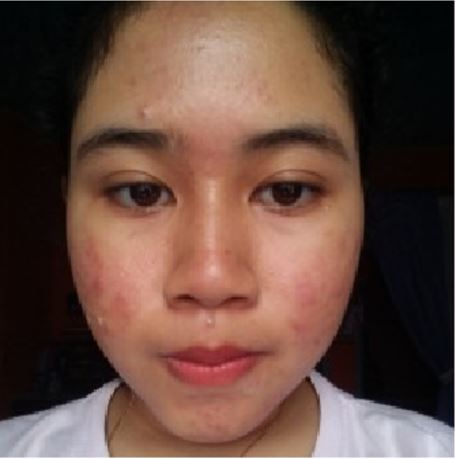
%> input picture NoGUI/merah.JPG, 455 x 459 px
$ octave NoGUI.m   (GNU Octave 9; MATLAB toolbox functions it lacks are replaced by stand-ins)
%> lines starting %> are read from the running program, lines starting %| are printed output that depends on the picture; in (x1, y1, x2, y2) boxes, pixels count from 0 and x2, y2 are one past the last pixel; in counts of white or black regions, pixels touching at a corner belong together; the program's own positions count from 1
citra = imread('merah.jpg');
%> citra is the input picture: size 459x455x3 uint8; mean R, G, B 102.2, 73.9, 63.5
% ---Kode Program Resize Foto---

[bar, kol] = size(citra);
%> bar = 459; kol = 1365

if (bar > kol)
    maxLength = bar;
    if(maxLength >= 500)
        citra = imresize(citra, [480 NaN]);
    end
else
    maxLength = kol;
%> maxLength = 1365
    if(maxLength >= 500)
        citra = imresize(citra, [NaN 480]);
%> citra: size 485x480x3 uint8
    end
end

%--- Kode Program Segmentasi Kulit---
%Segemntasi dengan HSV

[bar, kol, dlm] = size(citra);
%> bar = 485; kol = 480; dlm = 3
citrahsv = rgb2hsv(citra);
%> citrahsv: size 485x480x3 double; mean H, S, V 0.23, 0.456, 0.406

hue = citrahsv(:,:,1);
sat = citrahsv(:,:,2);
val = citrahsv(:,:,3);
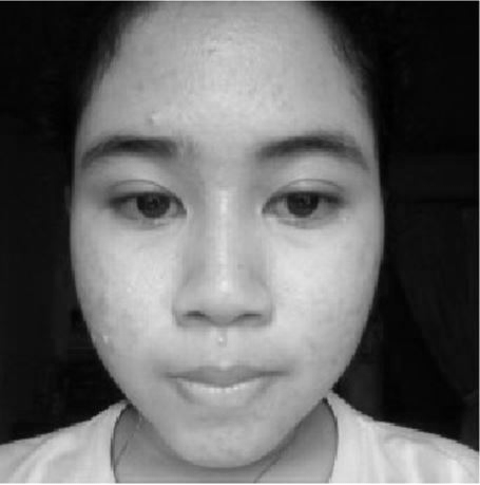
%> val: size 485x480 double; min 0, max 1, mean 0.406

filterByHS= uint8(zeros(bar, kol, dlm));
for i = 1 : bar
    for j = 1 : kol
        if (hue(i, j) <= 0.25 && sat(i, j) >= 0.15 && sat(i, j) <= 0.9)
            filterByHS(i, j, :) = citra(i, j, :);
        end
    end
end
%> filterByHS: size 485x480x3 uint8; mean H, S, V 86.3, 59.1, 47.4

%--- Kode Program Clustering K-Means ---
%Clustering dengan HSV
hs = double(citrahsv(:,:,1:2));
nbar = size (hs,1);
%> nbar = 485
nkol = size (hs,2);
%> nkol = 480
hs = reshape(hs,nbar*nkol,2);

%Membagi kedalam beberapa cluster
nColors = 3; %banyak clustering
[cluster_idx,cluster_center] = kmeans(hs, nColors,'distance','sqEuclidean','Replicates',3);
%> cluster_center = [0.133 0.781; 0.682 0.324; 0.0533 0.433]
pixel_labels = reshape(cluster_idx,nbar,nkol);
%> pixel_labels: size 485x480 double; 3 distinct labels, from 1 to 3

%Menampilkan hasil segmentasi
segmented_images = cell(1,3);
rgb_label = repmat(pixel_labels,[1 1 3]);
for k = 1:nColors
     color = citra;
     color(rgb_label ~= k ) = 0;
     segmented_images{k} = color;
end
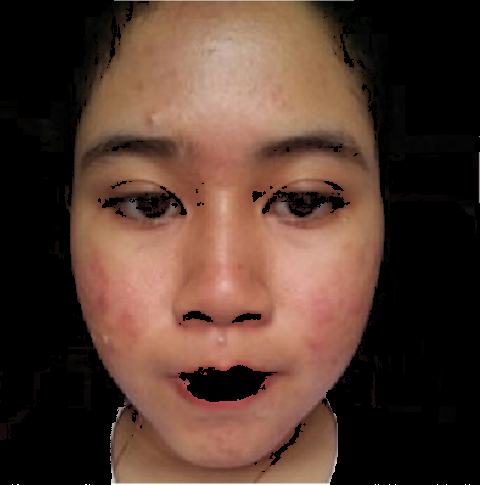
%> color: size 485x480x3 uint8; mean R, G, B 84.6, 58.8, 47.4
%> after the loop, segmented_images = 3 items

%Menghitung cluster terbanyak pada daerah wajah
clusterCount = zeros(nColors);
for i = 1:nbar
     for j = 1:nkol
         if filterByHS(i, j, :) ~= 0
             clusterCount (pixel_labels(i,j)) = clusterCount(pixel_labels(i,j)) + 1;
         end
     end
end
%> after the loop, clusterCount = [24388 0 0; 0 0 0; 130975 0 0]
[maxVal, maxClusterIndex] = max(clusterCount);
%> maxVal = [130975 0 0]; maxClusterIndex = [3 1 1]
figure,imshow(segmented_images{maxClusterIndex(1)}),
title(strcat(['Objects in Cluster ',num2str(maxClusterIndex(1))]));

%--- Kode Program Imfill ---
%imfill untuk meminimalisir lubang-lubang pada gambar
citraRgb = rgb2gray(segmented_images{maxClusterIndex(1)});
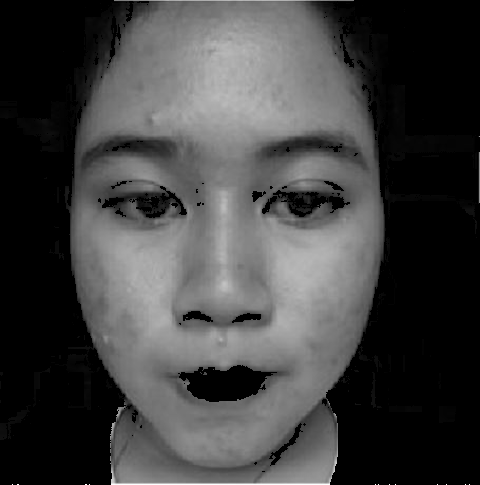
%> citraRgb: size 485x480 uint8; min 0, max 255, mean 65.2
level = graythresh(citraRgb);
%> level = 0.251
citraImfil = imbinarize(citraRgb);
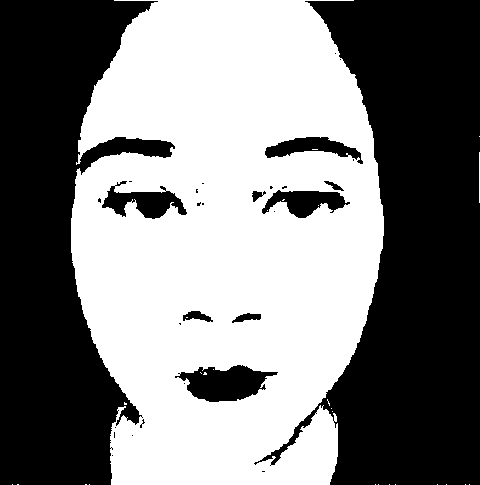
%> citraImfil: size 485x480 logical; 50.3% white; 30 black regions (20 under 20 px), largest, box (x1, y1, x2, y2) and area: (254, 0, 480, 485) 60299, (0, 0, 175, 485) 48390, (175, 365, 278, 402) 2307
citraImfil = imfill(citraImfil, 'holes');
%> citraImfil: size 485x480 logical; 53.3% white; 2 black regions, box (x1, y1, x2, y2) and area: (254, 0, 480, 485) 60297, (0, 0, 175, 485) 48385

%--- Kode Program Mengubah Citra Menjadi Berwarna ---
%--- Ekstraksi Ciri (Metode Redness) ---
%mengubah citra menjadi gambar warna
citraImfilWarna = zeros(bar,kol,3);

for i = 1 : bar
    for j = 1 : kol
        if (citraImfil(i,j) > 0)
            citraImfilWarna(i,j,:)=citra(i,j,:);
        end
    end
end

citraImfilWarna=uint8(citraImfilWarna);
%> citraImfilWarna: size 485x480x3 uint8

figure,
subplot (1,2,1), imshow(citra),
subplot (1,2,2), imshow(citraImfilWarna);

%--- Kode Program Metode Redness ---
%metode redness
%mengambil nilai RGB per layer
I = im2double(citraImfilWarna);
R = I(:,:,1);
G = I(:,:,2);
B = I(:,:,3);

%mencari redness per pixel
redness = zeros(bar,kol);
for i = 1 : bar
    for j = 1 : kol
        redness(i,j) = max(0,((2*R(i,j))-(G(i,j)+B(i,j)))/R(i,j))^2;
    end
end
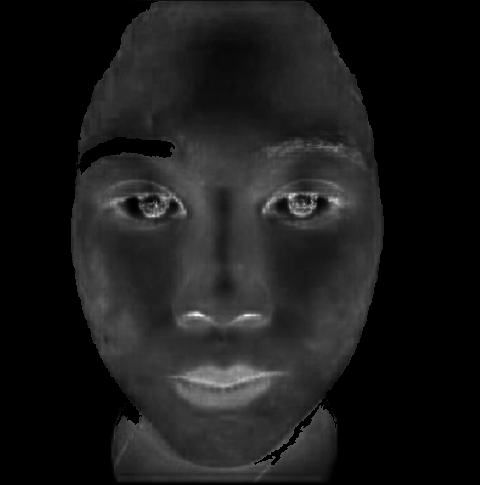
%> redness: size 485x480 double; min 0, max 3.2, mean 0.333; drawn with min black and max white

%--- Kode Program Penandaan Kemerahan dengan Threshold
%seleksi bagian wajah yang lebih dari threshold dikategorikan kemerahan
threshold = median(redness);
%> threshold = 480 values, max 0.769 at index 203, min 0 at index 1, mean 0.319
citraMerahWarna = citraImfilWarna;
for i = 1 : bar
    for j = 1 : kol
        if redness(i,j) > threshold
            citraMerahWarna(i,j,:)=[255, 0, 0,];
        end
    end
end
%> citraMerahWarna: size 485x480x3 uint8; mean R, G, B 98.8, 48.9, 39.7
figure,
subplot(1,3,1),imshow(citraImfilWarna), title('Citra Asli');
subplot(1,3,2),imshow(redness), title('Deteksi Redness');
subplot(1,3,3),imshow(citraMerahWarna), title('Menandai Bagian Redness');

figure, imshow(citraImfil), title('Citra Biner');

%--- Kode Program Perbaikan Citra(Filtering) ---
gray = rgb2gray(citraMerahWarna);
gaussian = imgaussfilt(gray);
figure, imshow(gaussian), title('Filter Gaussian');

%--- Kode Program Eliminasi Indeks ---
%--- Ekstraksi ciri (Luas dan Warna) ---
%Eliminasi Indeks
rednessBiner = zeros(bar,kol);
elIndex = zeros(bar, kol);
for i = 1 : bar
    for j = 1 : kol
        if gaussian(i,j) == 76
            rednessBiner(i,j) = citraMerahWarna(i,j);
        if redness(i,j) < 1
            elIndex(i,j) = rednessBiner(i,j);
        end
        end
    end
end

figure,
subplot(1,2,1), imshow(rednessBiner), title('Citra Redness Biner');
subplot(1,2,2), imshow(elIndex), title('Eliminasi Indeks');

%--- Kode Program Ekstraksi Ciri Luas ---
%seleksi luas
candidate = logical(elIndex);
%> candidate: size 485x480 logical; 6.2% white; 275 white regions (243 under 20 px), largest, box (x1, y1, x2, y2) and area: (158, 146, 246, 323) 3796, (80, 252, 137, 355) 2039, (227, 146, 291, 237) 1733
[labeledCandidate, numberOfCandidates] = bwlabel(candidate, 8);
%> labeledCandidate: size 485x480 double; 276 distinct labels, from 0 to 275
%> numberOfCandidates = 275

stats = regionprops(labeledCandidate, 'Area');
%> stats = 275 regions; largest, Area: 3796, 2039, 1733, 1136, 1090
allArea = [stats.Area];
%> allArea = 275 values, max 3796 at index 94, min 1 at index 1, mean 52.59

meanArea = mean(allArea);
%> meanArea = 52.59
stdArea = std(allArea);
%> stdArea = 301.7

indexBlob = find(allArea >= 91);
%> indexBlob = 19 values from 13 to 238
ambilBlob = ismember(labeledCandidate, indexBlob);

blobBW = ambilBlob > 0;
[labeledBlob, numberOfBlobs] = bwlabel(blobBW);
%> labeledBlob: size 485x480 double; 20 distinct labels, from 0 to 19
%> numberOfBlobs = 19

numberOfBlobs;

figure, imshow(labeledBlob), title('Eliminasi Luas Area');

%--- Kode Program Mean Intensity RGB ---
%Eliminasi berdasarkan warna RGB
red = citraImfilWarna(:, :, 1);
green = citraImfilWarna(:, :, 2);
blue = citraImfilWarna(:, :, 3);

r = regionprops(labeledBlob, red, 'MeanIntensity');
%> r = 19 regions; first 5, MeanIntensity: 160, 107.1, 126.7, 115, 134.6
g = regionprops(labeledBlob, green, 'MeanIntensity');
%> g = 19 regions; first 5, MeanIntensity: 93.7, 65.91, 77.44, 70.98, 79.47
b = regionprops(labeledBlob, blue, 'MeanIntensity');
%> b = 19 regions; first 5, MeanIntensity: 77.16, 47.23, 59.07, 51.24, 63.68

fiturR = [r.MeanIntensity]';
%> fiturR = 19 values, max 174.8 at index 12, min 83.37 at index 19, mean 136.4
fiturG = [g.MeanIntensity]';
%> fiturG = 19 values, max 106.1 at index 12, min 52.73 at index 19, mean 81.56
fiturB = [b.MeanIntensity]';
%> fiturB = 19 values, max 81.76 at index 12, min 36.39 at index 19, mean 63.63
fiturRGB = [fiturR fiturG fiturB];
%> fiturRGB = 19 rows, first 12: [160 93.7 77.16; 107.1 65.91 47.23; 126.7 77.44 59.07; 115 70.98 51.24; 134.6 79.47 63.68; 158.7 95.83 73.81; 153.1 87.31 74.35; 162.2 91.67 77.07; 148.1 84.68 72.48; 146.4 89.63 66.39; 165.6 94.86 80.09; 174.8 106.1 81.76]

meanR = mean(fiturR);
%> meanR = 136.4
meanG = mean(fiturG);
%> meanG = 81.56
meanB = mean(fiturB);
%> meanB = 63.63

stdR = std(fiturR);
%> stdR = 25.24
stdG = std(fiturG);
%> stdG = 13.49
stdB = std(fiturB);
%> stdB = 13.67

indexKemerahan = [];
for i = 1 : numberOfBlobs
    if(fiturR(i) >= (meanR-stdR*1.32) && fiturR(i) <= (meanR+stdR*1.1) && fiturG(i) >= (meanG-stdG*1.32) && fiturG(i) <= (meanG+stdG*1.32) && fiturB(i) >= (meanB-stdB*1.32) && fiturB(i) <= (meanB+stdB*1.32))
    indexKemerahan = [indexKemerahan i];
    end
end
%> this loop made 19 passes
%> indexKemerahan on passes 1, 2, 3, 4, 5, 6, 7, 8, 9, 10, 13, 14: 1, [1 2], [1 2 3], [1 2 3 4], [1 2 3 4 5], [1 2 3 4 5 6], [1 2 3 4 5 6 7], [1 2 3 4 5 6 7 8], [1 2 3 4 5 6 7 8 9], [1 2 3 4 5 6 7 8 9 10], [1 2 3 4 5 6 7 8 9 10 13], [1 2 3 4 5 6 7 8 9 10 13 14]

kemerahanBW = ismember(labeledBlob, indexKemerahan);
figure,
subplot(1, 2, 1), imshow(labeledBlob), title('Eliminasi Candidate')
subplot(1, 2, 2), imshow(kemerahanBW), title('Eliminasi Berdasarkan Warna');

%mengubah kemerahanBW menjadi gambar warna
kemerahanWarna = zeros(bar,kol,3);
for i = 1 : bar
    for j = 1 : kol
        if(kemerahanBW(i,j) > 0)
            kemerahanWarna(i,j,:)=citraImfilWarna(i,j,:);
        end
    end
end
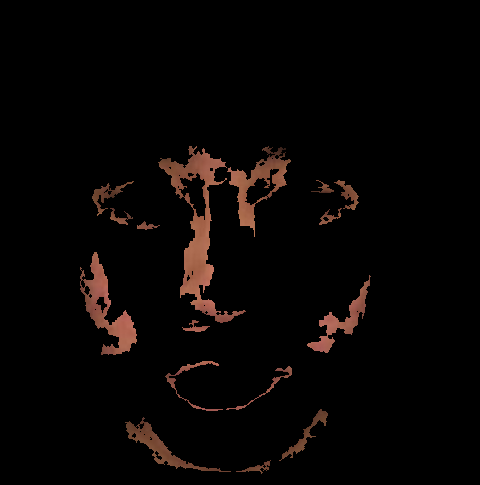
%> kemerahanWarna: size 485x480x3 double; mean R, G, B 7.7, 4.6, 3.6

kemerahanWarna=uint8(kemerahanWarna);
%> kemerahanWarna: size 485x480x3 uint8
figure,
subplot(1, 2, 1), imshow(citra), title('Citra Asli');
subplot(1, 2, 2), imshow(kemerahanWarna), title('kemerahanBW menjadi Warna');

%--- Kode Program Mean Intensity HSV ---
%meanintensity dengan HSV
kemerahanHSV= rgb2hsv(kemerahanWarna);
%> kemerahanHSV: size 485x480x3 double; mean H, S, V 0.00219, 0.0278, 0.0301
[kemerahanLabeledBlob, numberKemerahanOfBlobs] = bwlabel(kemerahanBW);
%> kemerahanLabeledBlob: size 485x480 double; 17 distinct labels, from 0 to 16
%> numberKemerahanOfBlobs = 16

hueKemerahan = kemerahanHSV(:, :, 1);
satKemerahan = kemerahanHSV(:, :, 2);
valKemerahan = kemerahanHSV(:, :, 3);

h = regionprops(kemerahanLabeledBlob, hueKemerahan, 'MeanIntensity');
%> h = 16 regions; first 5, MeanIntensity: 0.0332, 0.0515, 0.0445, 0.0515, 0.0371
s = regionprops(kemerahanLabeledBlob, satKemerahan, 'MeanIntensity');
%> s = 16 regions; first 5, MeanIntensity: 0.518, 0.559, 0.533, 0.555, 0.527
v = regionprops(kemerahanLabeledBlob, valKemerahan, 'MeanIntensity');
%> v = 16 regions; first 5, MeanIntensity: 0.628, 0.42, 0.497, 0.451, 0.528

fiturH = [h.MeanIntensity]';
%> fiturH = [0.0332; 0.0515; 0.0445; 0.0515; 0.0371; 0.0431; 0.0359; 0.0286; 0.0269; 0.048; 0.0475; 0.0547; 0.0303; 0.0475; 0.0436; 0.0512]
fiturS = [s.MeanIntensity]';
%> fiturS = [0.518; 0.559; 0.533; 0.555; 0.527; 0.536; 0.514; 0.526; 0.511; 0.547; 0.552; 0.551; 0.504; 0.55; 0.538; 0.559]
fiturV = [v.MeanIntensity]';
%> fiturV = [0.628; 0.42; 0.497; 0.451; 0.528; 0.622; 0.6; 0.636; 0.581; 0.574; 0.448; 0.426; 0.636; 0.433; 0.525; 0.499]
fitur = [fiturH fiturS fiturV];
%> fitur = 16 rows, first 12: [0.0332 0.518 0.628; 0.0515 0.559 0.42; 0.0445 0.533 0.497; 0.0515 0.555 0.451; 0.0371 0.527 0.528; 0.0431 0.536 0.622; 0.0359 0.514 0.6; 0.0286 0.526 0.636; 0.0269 0.511 0.581; 0.048 0.547 0.574; 0.0475 0.552 0.448; 0.0547 0.551 0.426]

meanH = mean(fiturH);
%> meanH = 0.0422
meanS = mean(fiturS);
%> meanS = 0.536
meanV = mean(fiturV);
%> meanV = 0.532

stdH = std(fiturH);
%> stdH = 0.00901
stdS = std(fiturS);
%> stdS = 0.018
stdV = std(fiturV);
%> stdV = 0.0805

indexKemerahanHSV = [];
for i = 1 : numberKemerahanOfBlobs
    if(fiturH(i) >= (meanH-stdH*1.16) && fiturH(i) <= (meanH+stdH*0.5))
        indexKemerahanHSV = [indexKemerahanHSV i];
    end
end
%> this loop made 16 passes
%> indexKemerahanHSV on passes 1, 3, 5, 6, 7, 15: 1, [1 3], [1 3 5], [1 3 5 6], [1 3 5 6 7], [1 3 5 6 7 15]

kemerahanHSV = ismember(kemerahanLabeledBlob, indexKemerahanHSV);
%> kemerahanHSV: size 485x480 logical; 2.8% white; 6 white regions, box (x1, y1, x2, y2) and area: (158, 146, 246, 323) 3796, (80, 252, 137, 355) 2039, (165, 361, 223, 411) 330, (110, 208, 133, 225) 131, (319, 208, 342, 225) 127, (137, 221, 160, 230) 91

figure,
subplot(1, 2, 1), imshow(kemerahanLabeledBlob), title('Candidate Kemerahan');
subplot(1, 2, 2), imshow(kemerahanHSV), title('Eliminasi Berdasarkan Warna HSV');

%--- Kode Program Marking ---
%penandaan pada citra asli
kemerahanEdge = edge(kemerahanHSV, 'canny');
%> kemerahanEdge: size 485x480 logical; 0.83% white in thin lines or dots, all inside (x1, y1, x2, y2) = (79, 146, 342, 412)
hasil = citra;

for i = 1 : bar
    for j = 1 : kol
        if kemerahanEdge(i, j) == 1
            hasil(i, j, 1) = 255;
            hasil(i, j, 2) = 0;
            hasil(i, j, 3) = 0;
        end
    end
end
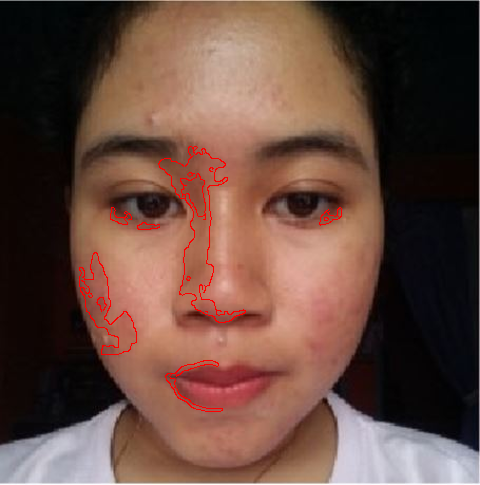
%> hasil: size 485x480x3 uint8; mean R, G, B 103, 73.1, 62.8

hasil = uint8(hasil);
figure,
subplot(1,2,1),imshow(citra),title('Citra Asli')
subplot(1,2,2),imshow(hasil),title('Penandaan Kemerahan');
